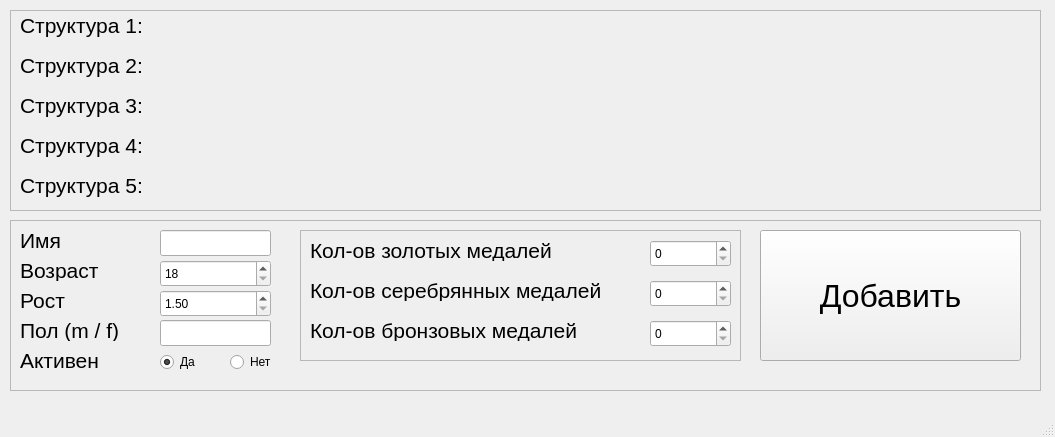
<?xml version="1.0" encoding="UTF-8"?>
<ui version="4.0">
 <class>MainWindow</class>
 <widget class="QMainWindow" name="MainWindow">
  <property name="geometry">
   <rect>
    <x>0</x>
    <y>0</y>
    <width>1055</width>
    <height>437</height>
   </rect>
  </property>
  <property name="windowTitle">
   <string>Task 1</string>
  </property>
  <widget class="QWidget" name="centralwidget">
   <widget class="QFrame" name="frame">
    <property name="geometry">
     <rect>
      <x>10</x>
      <y>10</y>
      <width>1031</width>
      <height>201</height>
     </rect>
    </property>
    <property name="frameShape">
     <enum>QFrame::StyledPanel</enum>
    </property>
    <property name="frameShadow">
     <enum>QFrame::Raised</enum>
    </property>
    <widget class="QLabel" name="struct5">
     <property name="geometry">
      <rect>
       <x>10</x>
       <y>160</y>
       <width>1000</width>
       <height>31</height>
      </rect>
     </property>
     <property name="font">
      <font>
       <pointsize>16</pointsize>
      </font>
     </property>
     <property name="text">
      <string>Структура 5: </string>
     </property>
    </widget>
    <widget class="QLabel" name="struct2">
     <property name="geometry">
      <rect>
       <x>10</x>
       <y>40</y>
       <width>1000</width>
       <height>31</height>
      </rect>
     </property>
     <property name="font">
      <font>
       <pointsize>16</pointsize>
      </font>
     </property>
     <property name="text">
      <string>Структура 2: </string>
     </property>
    </widget>
    <widget class="QLabel" name="struct1">
     <property name="geometry">
      <rect>
       <x>10</x>
       <y>0</y>
       <width>1000</width>
       <height>31</height>
      </rect>
     </property>
     <property name="font">
      <font>
       <pointsize>16</pointsize>
      </font>
     </property>
     <property name="text">
      <string>Структура 1: </string>
     </property>
    </widget>
    <widget class="QLabel" name="struct3">
     <property name="geometry">
      <rect>
       <x>10</x>
       <y>80</y>
       <width>1000</width>
       <height>31</height>
      </rect>
     </property>
     <property name="font">
      <font>
       <pointsize>16</pointsize>
      </font>
     </property>
     <property name="text">
      <string>Структура 3: </string>
     </property>
    </widget>
    <widget class="QLabel" name="struct4">
     <property name="geometry">
      <rect>
       <x>10</x>
       <y>120</y>
       <width>1000</width>
       <height>31</height>
      </rect>
     </property>
     <property name="font">
      <font>
       <pointsize>16</pointsize>
      </font>
     </property>
     <property name="text">
      <string>Структура 4: </string>
     </property>
    </widget>
   </widget>
   <widget class="QFrame" name="frame_2">
    <property name="geometry">
     <rect>
      <x>10</x>
      <y>220</y>
      <width>1031</width>
      <height>171</height>
     </rect>
    </property>
    <property name="frameShape">
     <enum>QFrame::StyledPanel</enum>
    </property>
    <property name="frameShadow">
     <enum>QFrame::Raised</enum>
    </property>
    <widget class="QLabel" name="label">
     <property name="geometry">
      <rect>
       <x>10</x>
       <y>10</y>
       <width>81</width>
       <height>21</height>
      </rect>
     </property>
     <property name="font">
      <font>
       <pointsize>16</pointsize>
      </font>
     </property>
     <property name="text">
      <string>Имя</string>
     </property>
    </widget>
    <widget class="QLineEdit" name="nameInput">
     <property name="geometry">
      <rect>
       <x>150</x>
       <y>10</y>
       <width>111</width>
       <height>26</height>
      </rect>
     </property>
     <property name="maxLength">
      <number>19</number>
     </property>
    </widget>
    <widget class="QLabel" name="label_2">
     <property name="geometry">
      <rect>
       <x>10</x>
       <y>40</y>
       <width>81</width>
       <height>21</height>
      </rect>
     </property>
     <property name="font">
      <font>
       <pointsize>16</pointsize>
      </font>
     </property>
     <property name="text">
      <string>Возраст</string>
     </property>
    </widget>
    <widget class="QSpinBox" name="ageInput">
     <property name="geometry">
      <rect>
       <x>150</x>
       <y>40</y>
       <width>111</width>
       <height>27</height>
      </rect>
     </property>
     <property name="minimum">
      <number>18</number>
     </property>
    </widget>
    <widget class="QLabel" name="label_3">
     <property name="geometry">
      <rect>
       <x>10</x>
       <y>70</y>
       <width>81</width>
       <height>21</height>
      </rect>
     </property>
     <property name="font">
      <font>
       <pointsize>16</pointsize>
      </font>
     </property>
     <property name="text">
      <string>Рост</string>
     </property>
    </widget>
    <widget class="QDoubleSpinBox" name="heightInput">
     <property name="geometry">
      <rect>
       <x>150</x>
       <y>70</y>
       <width>111</width>
       <height>27</height>
      </rect>
     </property>
     <property name="minimum">
      <double>1.500000000000000</double>
     </property>
     <property name="maximum">
      <double>2.500000000000000</double>
     </property>
     <property name="singleStep">
      <double>0.100000000000000</double>
     </property>
    </widget>
    <widget class="QLabel" name="label_4">
     <property name="geometry">
      <rect>
       <x>10</x>
       <y>100</y>
       <width>111</width>
       <height>21</height>
      </rect>
     </property>
     <property name="font">
      <font>
       <pointsize>16</pointsize>
      </font>
     </property>
     <property name="text">
      <string>Пол (m / f)</string>
     </property>
    </widget>
    <widget class="QLineEdit" name="genderInput">
     <property name="geometry">
      <rect>
       <x>150</x>
       <y>100</y>
       <width>111</width>
       <height>26</height>
      </rect>
     </property>
     <property name="maxLength">
      <number>1</number>
     </property>
    </widget>
    <widget class="QLabel" name="label_5">
     <property name="geometry">
      <rect>
       <x>10</x>
       <y>130</y>
       <width>111</width>
       <height>21</height>
      </rect>
     </property>
     <property name="font">
      <font>
       <pointsize>16</pointsize>
      </font>
     </property>
     <property name="text">
      <string>Активен</string>
     </property>
    </widget>
    <widget class="QRadioButton" name="isActiveYES">
     <property name="geometry">
      <rect>
       <x>150</x>
       <y>130</y>
       <width>111</width>
       <height>24</height>
      </rect>
     </property>
     <property name="text">
      <string>Да</string>
     </property>
     <property name="checked">
      <bool>true</bool>
     </property>
    </widget>
    <widget class="QRadioButton" name="isActiveNO">
     <property name="geometry">
      <rect>
       <x>220</x>
       <y>130</y>
       <width>111</width>
       <height>24</height>
      </rect>
     </property>
     <property name="text">
      <string>Нет</string>
     </property>
    </widget>
    <widget class="QFrame" name="frame_3">
     <property name="geometry">
      <rect>
       <x>290</x>
       <y>10</y>
       <width>441</width>
       <height>131</height>
      </rect>
     </property>
     <property name="frameShape">
      <enum>QFrame::StyledPanel</enum>
     </property>
     <property name="frameShadow">
      <enum>QFrame::Raised</enum>
     </property>
     <widget class="QLabel" name="label_6">
      <property name="geometry">
       <rect>
        <x>10</x>
        <y>10</y>
        <width>251</width>
        <height>21</height>
       </rect>
      </property>
      <property name="font">
       <font>
        <pointsize>16</pointsize>
       </font>
      </property>
      <property name="text">
       <string>Кол-ов золотых медалей</string>
      </property>
     </widget>
     <widget class="QSpinBox" name="goldInput">
      <property name="geometry">
       <rect>
        <x>350</x>
        <y>10</y>
        <width>81</width>
        <height>27</height>
       </rect>
      </property>
     </widget>
     <widget class="QLabel" name="label_7">
      <property name="geometry">
       <rect>
        <x>10</x>
        <y>50</y>
        <width>301</width>
        <height>21</height>
       </rect>
      </property>
      <property name="font">
       <font>
        <pointsize>16</pointsize>
       </font>
      </property>
      <property name="text">
       <string>Кол-ов серебрянных медалей</string>
      </property>
     </widget>
     <widget class="QSpinBox" name="silverInput">
      <property name="geometry">
       <rect>
        <x>350</x>
        <y>50</y>
        <width>81</width>
        <height>27</height>
       </rect>
      </property>
     </widget>
     <widget class="QLabel" name="label_8">
      <property name="geometry">
       <rect>
        <x>10</x>
        <y>90</y>
        <width>301</width>
        <height>21</height>
       </rect>
      </property>
      <property name="font">
       <font>
        <pointsize>16</pointsize>
       </font>
      </property>
      <property name="text">
       <string>Кол-ов бронзовых медалей</string>
      </property>
     </widget>
     <widget class="QSpinBox" name="bronzeInput">
      <property name="geometry">
       <rect>
        <x>350</x>
        <y>90</y>
        <width>81</width>
        <height>27</height>
       </rect>
      </property>
     </widget>
    </widget>
    <widget class="QPushButton" name="addButton">
     <property name="geometry">
      <rect>
       <x>750</x>
       <y>10</y>
       <width>261</width>
       <height>131</height>
      </rect>
     </property>
     <property name="font">
      <font>
       <pointsize>24</pointsize>
      </font>
     </property>
     <property name="text">
      <string>Добавить</string>
     </property>
    </widget>
   </widget>
  </widget>
  <widget class="QMenuBar" name="menubar">
   <property name="geometry">
    <rect>
     <x>0</x>
     <y>0</y>
     <width>1055</width>
     <height>23</height>
    </rect>
   </property>
  </widget>
  <widget class="QStatusBar" name="statusbar"/>
 </widget>
 <resources/>
 <connections/>
</ui>
